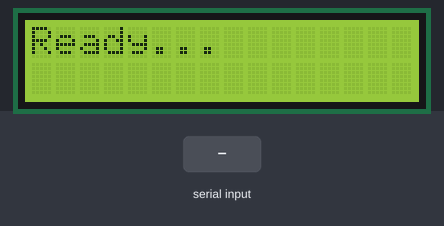
Simulated run of this sketch. Board: Arduino Uno, built with avr-gcc and run on an emulated ATmega328P. Shown: 16×2 character LCD. The inputs (shaded band) are chosen by the test bench.

Above: at 1.2 s.
1.3 s: "1\n" received over Serial
At 2.1 s:
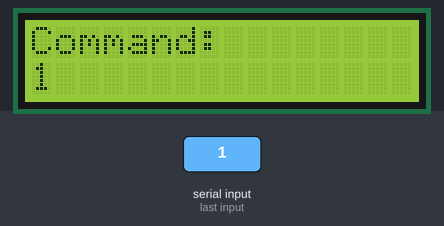
2.8 s: byte 10 ('\n') received over Serial
At 3.2 s:
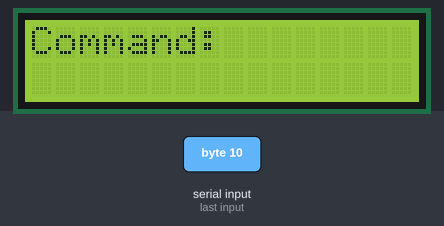
4.3 s: "0\n" received over Serial
At 5.6 s:
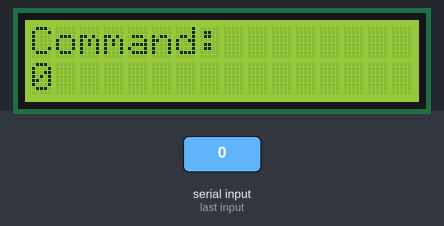
Timing chart, 0 to 7.3 s (numbered marks = the images above; inputs shaded):
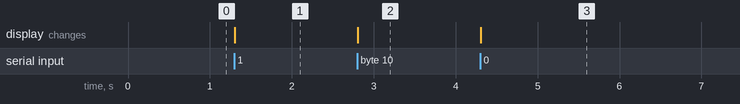

The sketch:

sketch_oct27.ino
```cpp
#include <LiquidCrystal.h>

// Initialize the LCD (pins connected to Arduino)
LiquidCrystal lcd(12, 11, 5, 4, 3, 2);
String receivedCommand = ""; // Store the received command

void setup() {
  Serial.begin(9600); // Ensure baud rate matches the Python script
  lcd.begin(16, 2);   // Set up the LCD's number of columns and rows
  lcd.print("Ready..."); // Display initial message
}

void loop() {
  // Read input from the serial until newline character is detected
  while (Serial.available() > 0) {
    char receivedChar = Serial.read(); // Read the character from the serial buffer
    if (receivedChar == '\n') { // Check for end of command
      lcd.clear();             // Clear the LCD screen
      lcd.setCursor(0, 0);     // Set cursor to the beginning
      lcd.print("Command:");   // Display "Command:" on the first row
      lcd.setCursor(0, 1);     // Move to the second row
      lcd.print(receivedCommand); // Display the full command on the second line
      receivedCommand = "";    // Clear the command buffer for the next message
    } else {
      receivedCommand += receivedChar; // Accumulate characters into the command
    }
  }
}
```

Measured:
- after the input at 1.3 s, the display: changes at once (image 1)
- after the input at 2.8 s, the display: changes at once (image 2)
- after the input at 4.3 s, the display: changes at once (image 3)
